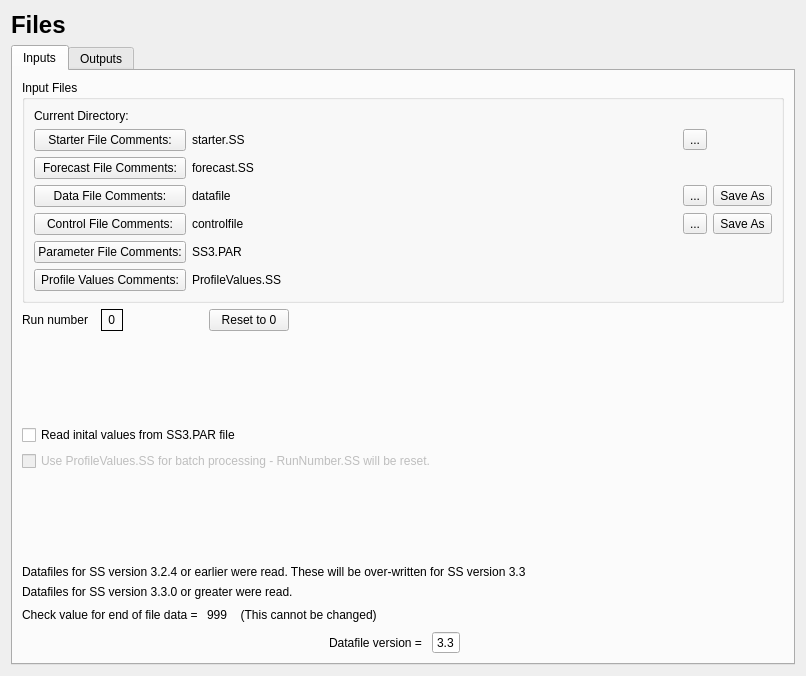
<?xml version="1.0" encoding="UTF-8"?>
<ui version="4.0">
 <class>file_widget</class>
 <widget class="QWidget" name="file_widget">
  <property name="geometry">
   <rect>
    <x>0</x>
    <y>0</y>
    <width>806</width>
    <height>676</height>
   </rect>
  </property>
  <property name="windowTitle">
   <string>Form</string>
  </property>
  <layout class="QVBoxLayout" name="verticalLayout">
   <item>
    <layout class="QHBoxLayout" name="horizontalLayout_title">
     <item>
      <widget class="QLabel" name="label_title">
       <property name="text">
        <string>&lt;html&gt;&lt;head/&gt;&lt;body&gt;&lt;p&gt;&lt;span style=&quot; font-size:18pt; font-weight:600;&quot;&gt;Files&lt;/span&gt;&lt;/p&gt;&lt;/body&gt;&lt;/html&gt;</string>
       </property>
       <property name="textFormat">
        <enum>Qt::RichText</enum>
       </property>
      </widget>
     </item>
     <item>
      <spacer name="horizontalSpacer_title">
       <property name="orientation">
        <enum>Qt::Horizontal</enum>
       </property>
       <property name="sizeHint" stdset="0">
        <size>
         <width>40</width>
         <height>20</height>
        </size>
       </property>
      </spacer>
     </item>
     <item>
      <widget class="QLabel" name="label_files_image">
       <property name="text">
        <string/>
       </property>
       <property name="pixmap">
        <pixmap>:/images/icons/papers.png</pixmap>
       </property>
       <property name="alignment">
        <set>Qt::AlignCenter</set>
       </property>
      </widget>
     </item>
    </layout>
   </item>
   <item>
    <widget class="QTabWidget" name="tabWidget">
     <property name="currentIndex">
      <number>0</number>
     </property>
     <widget class="QWidget" name="tab_input">
      <attribute name="title">
       <string>Inputs</string>
      </attribute>
      <layout class="QGridLayout" name="gridLayout_3">
       <item row="18" column="0">
        <layout class="QHBoxLayout" name="horizontalLayout">
         <item>
          <widget class="QLabel" name="label_note_check_value">
           <property name="text">
            <string>Check value for end of file data = </string>
           </property>
          </widget>
         </item>
         <item>
          <widget class="QLabel" name="label_check_value">
           <property name="text">
            <string>999</string>
           </property>
          </widget>
         </item>
         <item>
          <widget class="QLabel" name="label_check_value_info">
           <property name="text">
            <string>  (This cannot be changed)</string>
           </property>
          </widget>
         </item>
         <item>
          <spacer name="horizontalSpacer_eof">
           <property name="orientation">
            <enum>Qt::Horizontal</enum>
           </property>
           <property name="sizeHint" stdset="0">
            <size>
             <width>40</width>
             <height>20</height>
            </size>
           </property>
          </spacer>
         </item>
        </layout>
       </item>
       <item row="16" column="0">
        <widget class="QLabel" name="label_version_32_note">
         <property name="text">
          <string>Datafiles for SS version 3.2.4 or earlier were read. These will be over-written for SS version 3.3</string>
         </property>
        </widget>
       </item>
       <item row="8" column="0" colspan="4">
        <widget class="QGroupBox" name="groupBox_input_files">
         <property name="title">
          <string>Input Files</string>
         </property>
         <layout class="QGridLayout" name="gridLayout">
          <item row="1" column="0">
           <widget class="QLabel" name="label_dir">
            <property name="text">
             <string>Current Directory: </string>
            </property>
           </widget>
          </item>
          <item row="1" column="1">
           <widget class="QLabel" name="label_current_dir">
            <property name="toolTip">
             <string>This is the current directory</string>
            </property>
            <property name="text">
             <string/>
            </property>
            <property name="alignment">
             <set>Qt::AlignLeading|Qt::AlignLeft|Qt::AlignVCenter</set>
            </property>
           </widget>
          </item>
          <item row="4" column="1">
           <widget class="QLabel" name="label_data_file">
            <property name="toolTip">
             <string>Filename of the data file</string>
            </property>
            <property name="text">
             <string>datafile</string>
            </property>
           </widget>
          </item>
          <item row="3" column="1">
           <widget class="QLabel" name="label_fcast_file">
            <property name="text">
             <string>forecast.SS</string>
            </property>
           </widget>
          </item>
          <item row="2" column="1">
           <widget class="QLabel" name="label_starter_file">
            <property name="text">
             <string>starter.SS</string>
            </property>
           </widget>
          </item>
          <item row="2" column="0">
           <widget class="QPushButton" name="pushButton_starter_file">
            <property name="text">
             <string>Starter File Comments:</string>
            </property>
           </widget>
          </item>
          <item row="3" column="0">
           <widget class="QPushButton" name="pushButton_fcast_file">
            <property name="text">
             <string>Forecast File Comments:</string>
            </property>
           </widget>
          </item>
          <item row="9" column="0">
           <widget class="QPushButton" name="pushButton_pro_file">
            <property name="text">
             <string>Profile Values Comments:</string>
            </property>
           </widget>
          </item>
          <item row="6" column="0">
           <widget class="QPushButton" name="pushButton_par_file">
            <property name="text">
             <string>Parameter File Comments:</string>
            </property>
           </widget>
          </item>
          <item row="5" column="0">
           <widget class="QPushButton" name="pushButton_control_file">
            <property name="text">
             <string>Control File Comments:</string>
            </property>
           </widget>
          </item>
          <item row="4" column="0">
           <widget class="QPushButton" name="pushButton_data_file">
            <property name="text">
             <string>Data File Comments:</string>
            </property>
           </widget>
          </item>
          <item row="6" column="1">
           <widget class="QLabel" name="label_parameter_file">
            <property name="text">
             <string>SS3.PAR</string>
            </property>
           </widget>
          </item>
          <item row="9" column="1">
           <widget class="QLabel" name="label_profile_file">
            <property name="text">
             <string>ProfileValues.SS</string>
            </property>
           </widget>
          </item>
          <item row="5" column="1">
           <widget class="QLabel" name="label_control_file">
            <property name="toolTip">
             <string>Filename of the control file</string>
            </property>
            <property name="text">
             <string>controlfile</string>
            </property>
           </widget>
          </item>
          <item row="4" column="4">
           <widget class="QToolButton" name="toolButton_data_file_save_as">
            <property name="toolTip">
             <string>Save file with a different name</string>
            </property>
            <property name="whatsThis">
             <string>Save as...</string>
            </property>
            <property name="text">
             <string>Save As</string>
            </property>
            <property name="icon">
             <iconset>
              <normaloff>:/images/icons/file-save-as.png</normaloff>:/images/icons/file-save-as.png</iconset>
            </property>
           </widget>
          </item>
          <item row="5" column="4">
           <widget class="QToolButton" name="toolButton_control_file_save_as">
            <property name="toolTip">
             <string>Save file with a different name</string>
            </property>
            <property name="whatsThis">
             <string>Save as...</string>
            </property>
            <property name="text">
             <string>Save As</string>
            </property>
            <property name="icon">
             <iconset>
              <normaloff>:/images/icons/file-save-as.png</normaloff>:/images/icons/file-save-as.png</iconset>
            </property>
           </widget>
          </item>
          <item row="4" column="3">
           <widget class="QToolButton" name="toolButton_data_file_new">
            <property name="toolTip">
             <string>Choose a different file</string>
            </property>
            <property name="whatsThis">
             <string>New file</string>
            </property>
            <property name="text">
             <string>...</string>
            </property>
            <property name="icon">
             <iconset>
              <normaloff>:/images/icons/file-new.png</normaloff>:/images/icons/file-new.png</iconset>
            </property>
           </widget>
          </item>
          <item row="5" column="3">
           <widget class="QToolButton" name="toolButton_control_file_new">
            <property name="toolTip">
             <string>Choose a different file</string>
            </property>
            <property name="whatsThis">
             <string>New file</string>
            </property>
            <property name="text">
             <string>...</string>
            </property>
            <property name="icon">
             <iconset>
              <normaloff>:/images/icons/file-new.png</normaloff>:/images/icons/file-new.png</iconset>
            </property>
           </widget>
          </item>
          <item row="2" column="3">
           <widget class="QToolButton" name="toolButton_file_read">
            <property name="toolTip">
             <string>Read current files.</string>
            </property>
            <property name="text">
             <string>...</string>
            </property>
            <property name="icon">
             <iconset>
              <normaloff>:/images/icons/file-read.png</normaloff>:/images/icons/file-read.png</iconset>
            </property>
           </widget>
          </item>
          <item row="9" column="2">
           <spacer name="horizontalSpacer_3">
            <property name="orientation">
             <enum>Qt::Horizontal</enum>
            </property>
            <property name="sizeHint" stdset="0">
             <size>
              <width>40</width>
              <height>20</height>
             </size>
            </property>
           </spacer>
          </item>
         </layout>
        </widget>
       </item>
       <item row="10" column="0">
        <spacer name="verticalSpacer_run_num">
         <property name="orientation">
          <enum>Qt::Vertical</enum>
         </property>
         <property name="sizeHint" stdset="0">
          <size>
           <width>20</width>
           <height>40</height>
          </size>
         </property>
        </spacer>
       </item>
       <item row="12" column="0">
        <widget class="QCheckBox" name="checkBox_pro_file">
         <property name="enabled">
          <bool>false</bool>
         </property>
         <property name="text">
          <string>Use ProfileValues.SS for batch processing - RunNumber.SS will be reset.</string>
         </property>
        </widget>
       </item>
       <item row="24" column="0">
        <layout class="QHBoxLayout" name="horizontalLayout_version">
         <item>
          <spacer name="horizontalSpacer_version_1">
           <property name="orientation">
            <enum>Qt::Horizontal</enum>
           </property>
           <property name="sizeHint" stdset="0">
            <size>
             <width>40</width>
             <height>20</height>
            </size>
           </property>
          </spacer>
         </item>
         <item>
          <widget class="QLabel" name="label_version">
           <property name="text">
            <string>Datafile version = </string>
           </property>
          </widget>
         </item>
         <item>
          <widget class="QDoubleSpinBox" name="doubleSpinBox_version">
           <property name="enabled">
            <bool>true</bool>
           </property>
           <property name="alignment">
            <set>Qt::AlignCenter</set>
           </property>
           <property name="readOnly">
            <bool>true</bool>
           </property>
           <property name="buttonSymbols">
            <enum>QAbstractSpinBox::NoButtons</enum>
           </property>
           <property name="suffix">
            <string/>
           </property>
           <property name="decimals">
            <number>1</number>
           </property>
           <property name="minimum">
            <double>3.300000000000000</double>
           </property>
           <property name="maximum">
            <double>3.300000000000000</double>
           </property>
           <property name="singleStep">
            <double>0.100000000000000</double>
           </property>
           <property name="value">
            <double>3.300000000000000</double>
           </property>
          </widget>
         </item>
         <item>
          <spacer name="horizontalSpacer_version_2">
           <property name="orientation">
            <enum>Qt::Horizontal</enum>
           </property>
           <property name="sizeHint" stdset="0">
            <size>
             <width>40</width>
             <height>20</height>
            </size>
           </property>
          </spacer>
         </item>
        </layout>
       </item>
       <item row="9" column="0">
        <layout class="QHBoxLayout" name="horizontalLayout_run_num">
         <item>
          <widget class="QLabel" name="label_run_num">
           <property name="text">
            <string>Run number  </string>
           </property>
          </widget>
         </item>
         <item>
          <widget class="QLabel" name="label_run_num_val">
           <property name="frameShape">
            <enum>QFrame::Panel</enum>
           </property>
           <property name="text">
            <string> 0 </string>
           </property>
          </widget>
         </item>
         <item>
          <spacer name="horizontalSpacer_run_num">
           <property name="orientation">
            <enum>Qt::Horizontal</enum>
           </property>
           <property name="sizeType">
            <enum>QSizePolicy::Minimum</enum>
           </property>
           <property name="sizeHint" stdset="0">
            <size>
             <width>80</width>
             <height>20</height>
            </size>
           </property>
          </spacer>
         </item>
         <item>
          <widget class="QPushButton" name="pushButton_runnum_file">
           <property name="text">
            <string>Reset to 0</string>
           </property>
          </widget>
         </item>
         <item>
          <spacer name="horizontalSpacer_run_num_reset">
           <property name="orientation">
            <enum>Qt::Horizontal</enum>
           </property>
           <property name="sizeHint" stdset="0">
            <size>
             <width>40</width>
             <height>20</height>
            </size>
           </property>
          </spacer>
         </item>
        </layout>
       </item>
       <item row="15" column="0">
        <spacer name="verticalSpacer_read_set">
         <property name="orientation">
          <enum>Qt::Vertical</enum>
         </property>
         <property name="sizeHint" stdset="0">
          <size>
           <width>20</width>
           <height>40</height>
          </size>
         </property>
        </spacer>
       </item>
       <item row="11" column="0">
        <widget class="QCheckBox" name="checkBox_par_file">
         <property name="enabled">
          <bool>true</bool>
         </property>
         <property name="text">
          <string>Read inital values from SS3.PAR file</string>
         </property>
        </widget>
       </item>
       <item row="17" column="0">
        <widget class="QLabel" name="label_version_33_note">
         <property name="text">
          <string>Datafiles for SS version 3.3.0 or greater were read.</string>
         </property>
        </widget>
       </item>
      </layout>
     </widget>
     <widget class="QWidget" name="tab_output">
      <attribute name="title">
       <string>Outputs</string>
      </attribute>
      <layout class="QGridLayout" name="gridLayout_4">
       <item row="10" column="0" colspan="3">
        <widget class="QFrame" name="frame_reports">
         <property name="frameShape">
          <enum>QFrame::StyledPanel</enum>
         </property>
         <property name="frameShadow">
          <enum>QFrame::Raised</enum>
         </property>
         <layout class="QGridLayout" name="gridLayout_2">
          <item row="1" column="0">
           <widget class="QLabel" name="label_report">
            <property name="text">
             <string>Primary Report:</string>
            </property>
           </widget>
          </item>
          <item row="3" column="0">
           <widget class="QLabel" name="label_cum_report">
            <property name="text">
             <string>Cumulative Data:</string>
            </property>
           </widget>
          </item>
          <item row="4" column="0">
           <widget class="QLabel" name="label_fcast_report">
            <property name="text">
             <string>Forecast Report:</string>
            </property>
           </widget>
          </item>
          <item row="2" column="0">
           <widget class="QLabel" name="label_comp_report">
            <property name="text">
             <string>Composition Data:</string>
            </property>
           </widget>
          </item>
          <item row="1" column="1">
           <widget class="QLabel" name="label_report_file">
            <property name="text">
             <string/>
            </property>
           </widget>
          </item>
          <item row="2" column="1">
           <widget class="QLabel" name="label_comp_report_file">
            <property name="text">
             <string/>
            </property>
           </widget>
          </item>
          <item row="4" column="1">
           <widget class="QLabel" name="label_fcast_report_file">
            <property name="text">
             <string/>
            </property>
           </widget>
          </item>
          <item row="3" column="1">
           <widget class="QLabel" name="label_cum_report_file">
            <property name="text">
             <string/>
            </property>
           </widget>
          </item>
          <item row="2" column="2">
           <spacer name="horizontalSpacer_reports">
            <property name="orientation">
             <enum>Qt::Horizontal</enum>
            </property>
            <property name="sizeHint" stdset="0">
             <size>
              <width>40</width>
              <height>20</height>
             </size>
            </property>
           </spacer>
          </item>
         </layout>
        </widget>
       </item>
       <item row="11" column="0" colspan="3">
        <spacer name="verticalSpacer_output">
         <property name="orientation">
          <enum>Qt::Vertical</enum>
         </property>
         <property name="sizeHint" stdset="0">
          <size>
           <width>20</width>
           <height>40</height>
          </size>
         </property>
        </spacer>
       </item>
       <item row="0" column="0" colspan="3">
        <layout class="QHBoxLayout" name="horizontalLayout_detail_level">
         <item>
          <widget class="QLabel" name="label_detail_level">
           <property name="text">
            <string>Display run detail level</string>
           </property>
          </widget>
         </item>
         <item>
          <widget class="QComboBox" name="comboBox_detail_level">
           <item>
            <property name="text">
             <string>0 - ADMB outputs only</string>
            </property>
           </item>
           <item>
            <property name="text">
             <string>1 - brief display for each iteration</string>
            </property>
           </item>
           <item>
            <property name="text">
             <string>2 - fuller display for each iteration</string>
            </property>
           </item>
          </widget>
         </item>
         <item>
          <spacer name="horizontalSpacer_detail_level">
           <property name="orientation">
            <enum>Qt::Horizontal</enum>
           </property>
           <property name="sizeHint" stdset="0">
            <size>
             <width>40</width>
             <height>20</height>
            </size>
           </property>
          </spacer>
         </item>
        </layout>
       </item>
       <item row="3" column="0">
        <layout class="QHBoxLayout" name="horizontalLayout_checkup">
         <item>
          <widget class="QCheckBox" name="checkBox_checkup">
           <property name="text">
            <string/>
           </property>
          </widget>
         </item>
         <item>
          <widget class="QLabel" name="label_checkup">
           <property name="statusTip">
            <string>Mostly used by developers</string>
           </property>
           <property name="whatsThis">
            <string>Data echoed when read</string>
           </property>
           <property name="text">
            <string>Write additional output to EchoInput.sso file - helps in debugging</string>
           </property>
          </widget>
         </item>
         <item>
          <spacer name="horizontalSpacer_checkup">
           <property name="orientation">
            <enum>Qt::Horizontal</enum>
           </property>
           <property name="sizeHint" stdset="0">
            <size>
             <width>40</width>
             <height>20</height>
            </size>
           </property>
          </spacer>
         </item>
        </layout>
       </item>
       <item row="5" column="0" colspan="3">
        <layout class="QHBoxLayout" name="horizontalLayout_cumrpt_fits">
         <item>
          <widget class="QLabel" name="label_cumreport">
           <property name="text">
            <string>Write output to CumReport.sso </string>
           </property>
          </widget>
         </item>
         <item>
          <widget class="QComboBox" name="comboBox_cumreport">
           <item>
            <property name="text">
             <string>Omit</string>
            </property>
           </item>
           <item>
            <property name="text">
             <string>Brief Report</string>
            </property>
           </item>
           <item>
            <property name="text">
             <string>Full Report</string>
            </property>
           </item>
          </widget>
         </item>
         <item>
          <widget class="QCheckBox" name="checkBox_cumrpt_like">
           <property name="text">
            <string>Write like and timeseries to Cumreport.sso</string>
           </property>
          </widget>
         </item>
         <item>
          <widget class="QCheckBox" name="checkBox_cumrpt_fits">
           <property name="text">
            <string>add survey fits</string>
           </property>
          </widget>
         </item>
         <item>
          <spacer name="horizontalSpacer_cumrpt_fits">
           <property name="orientation">
            <enum>Qt::Horizontal</enum>
           </property>
           <property name="sizeHint" stdset="0">
            <size>
             <width>40</width>
             <height>20</height>
            </size>
           </property>
          </spacer>
         </item>
        </layout>
       </item>
       <item row="8" column="0" colspan="3">
        <widget class="QLabel" name="label_spacer">
         <property name="text">
          <string/>
         </property>
        </widget>
       </item>
       <item row="4" column="0" colspan="3">
        <layout class="QHBoxLayout" name="horizontalLayout_parm_trace">
         <item>
          <widget class="QCheckBox" name="checkBox_parm_trace">
           <property name="text">
            <string/>
           </property>
          </widget>
         </item>
         <item>
          <widget class="QLabel" name="label_parm_trace">
           <property name="text">
            <string>Write parameter values to ParmTrace.sso</string>
           </property>
          </widget>
         </item>
         <item>
          <widget class="QComboBox" name="comboBox_parm_trace_iter">
           <item>
            <property name="text">
             <string>Good Interations</string>
            </property>
           </item>
           <item>
            <property name="text">
             <string>Every Iteration</string>
            </property>
           </item>
          </widget>
         </item>
         <item>
          <widget class="QComboBox" name="comboBox_parm_trace_param">
           <item>
            <property name="text">
             <string>Active Parameters</string>
            </property>
           </item>
           <item>
            <property name="text">
             <string>All Parameters</string>
            </property>
           </item>
          </widget>
         </item>
         <item>
          <spacer name="horizontalSpacer_parm_trace">
           <property name="orientation">
            <enum>Qt::Horizontal</enum>
           </property>
           <property name="sizeHint" stdset="0">
            <size>
             <width>40</width>
             <height>20</height>
            </size>
           </property>
          </spacer>
         </item>
        </layout>
       </item>
       <item row="2" column="0" colspan="3">
        <layout class="QHBoxLayout" name="horizontalLayout_report">
         <item>
          <widget class="QCheckBox" name="checkBox_report">
           <property name="text">
            <string/>
           </property>
          </widget>
         </item>
         <item>
          <widget class="QLabel" name="label_report_level">
           <property name="text">
            <string>Include catch at age in the age-structured reports in Report.sso</string>
           </property>
          </widget>
         </item>
         <item>
          <spacer name="horizontalSpacer_report">
           <property name="orientation">
            <enum>Qt::Horizontal</enum>
           </property>
           <property name="sizeHint" stdset="0">
            <size>
             <width>40</width>
             <height>20</height>
            </size>
           </property>
          </spacer>
         </item>
        </layout>
       </item>
       <item row="6" column="0">
        <layout class="QHBoxLayout" name="horizontalLayout_datafiles">
         <item>
          <widget class="QLabel" name="label_datafiles">
           <property name="text">
            <string>Number of data files to produce</string>
           </property>
          </widget>
         </item>
         <item>
          <widget class="QSpinBox" name="spinBox_datafiles"/>
         </item>
         <item>
          <widget class="QLabel" name="label_datafiles_info">
           <property name="text">
            <string>1st is input, 2nd is estimates,
3rd and higher add N-2 bootstrap data files</string>
           </property>
          </widget>
         </item>
         <item>
          <spacer name="horizontalSpacer_datafiles">
           <property name="orientation">
            <enum>Qt::Horizontal</enum>
           </property>
           <property name="sizeHint" stdset="0">
            <size>
             <width>40</width>
             <height>20</height>
            </size>
           </property>
          </spacer>
         </item>
        </layout>
       </item>
      </layout>
     </widget>
    </widget>
   </item>
  </layout>
 </widget>
 <resources/>
 <connections/>
</ui>
